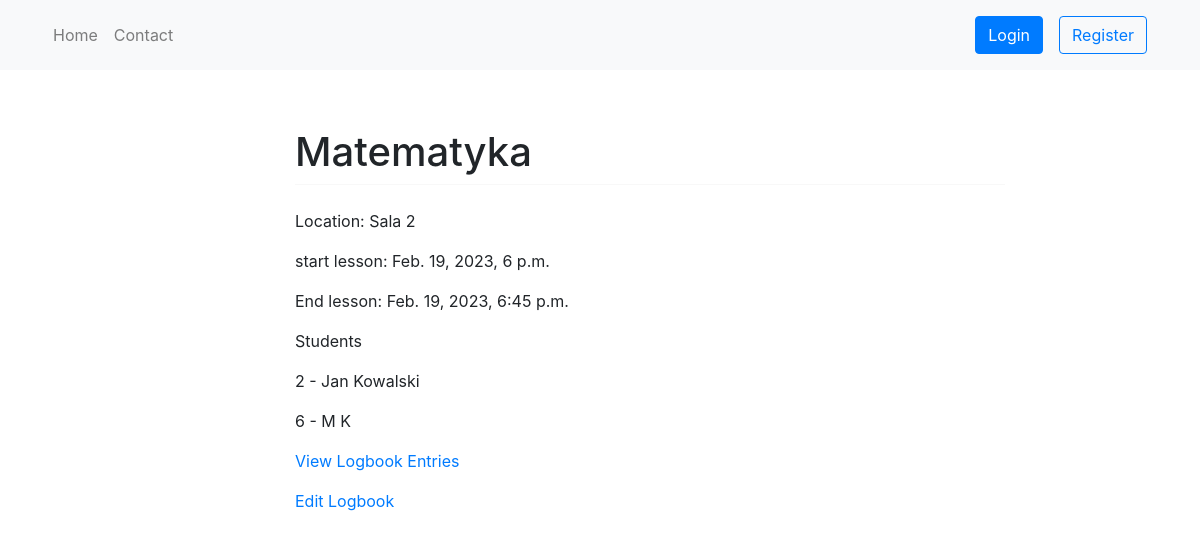
Screenshot of /schedule/17/ with the database file from the repository.
### schedule/models.py (models this page shows, shortened)
class Lesson(models.Model):
    subject = models.ForeignKey(Subject, on_delete=models.CASCADE)
    location = models.ForeignKey(Location, on_delete=models.CASCADE)
    start_time = models.DateTimeField()
    end_time = models.DateTimeField()
    students = models.ManyToManyField(Student, blank=True)
    teacher = models.ForeignKey(Teacher, on_delete=models.CASCADE, default=None)
    class_group = models.ForeignKey(ClassGroup, on_delete=models.CASCADE, blank=True, null=True, default=None)

class Subject(models.Model):
    title = models.CharField(max_length=50)
    def __str__(self):
        return self.title

class Location(models.Model):
    name = models.CharField(max_length=50)
    nr_seats = models.IntegerField()
    def __str__(self):
        return self.name

### users/models.py (models this page shows, shortened)
class Student(models.Model):
    user = models.OneToOneField(User, on_delete=models.CASCADE)
    enrollment_date = models.DateField()
    def __str__(self):
        return f'{self.user}'

class User(AbstractUser):
    username = None
    email = models.EmailField(_('email address'), unique=True)
    phone = models.CharField(blank=True, null=True, max_length=16, help_text='Contact phone number')
    address = models.TextField('address', max_length=255, blank=True, null=True)
    date_of_birth = models.DateField(null=True, blank=True)
    USERNAME_FIELD = 'email'
    REQUIRED_FIELDS = []
    objects = CustomUserManager()
    def __str__(self):
        return f'{self.id} - {self.first_name} {self.last_name}'

### schedule/views.py (the view)
# urls.py: path('<int:id>/', LessonDetailView.as_view(), name='lesson-detail'),
class LessonDetailView(DetailView):
    template_name = 'lesson/lesson_detail.html'
    def get_object(self):
        id_ = self.kwargs.get("id")
        return get_object_or_404(Lesson, id=id_)
    def get_context_data(self, **kwargs):
        context = super().get_context_data(**kwargs)
        return context

### logbook/templatetags/auth_extras.py (called while the page is built)
@register.filter(name='has_group')
def has_group(user, group_name):
    group = Group.objects.get(name=group_name)
    return True if group in user.groups.all() else False

### schedule/templates/lesson/lesson_detail.html (shortened to what this page needs)
{% extends 'base.html' %}
{% block content %}
<h1 class="mt-2">{{ object.subject }}</h1>
<hr class="mt-0 mb-4">
<p>Location: {{ object.location }}</p>
<p>start lesson: {{ object.start_time }}</p>
<p>End lesson: {{ object.end_time }}</p>
{% if object.students %}
    <p>Students</p>
    {% for student in object.students.all %}
        <p>{{ student }}</p>
    {% endfor %}
{% endif %}
    <p><a href="{% url 'logbook:logbook-list' %}?lesson={{ object.id }}">View Logbook Entries</a></p>
    <p><a href="{% url 'logbook:logbook_update' object.id %}">Edit Logbook</a></p>
{% endblock %}

### rows the page displays
Lesson: subject "Matematyka", location "Sala 2", start_time "Feb. 19, 2023, 6 p.m.", end_time "Feb. 19, 2023, 6:45 p.m."
Student: user.last_name "2 - Jan Kowalski"
Student: user.last_name "6 - M K"
